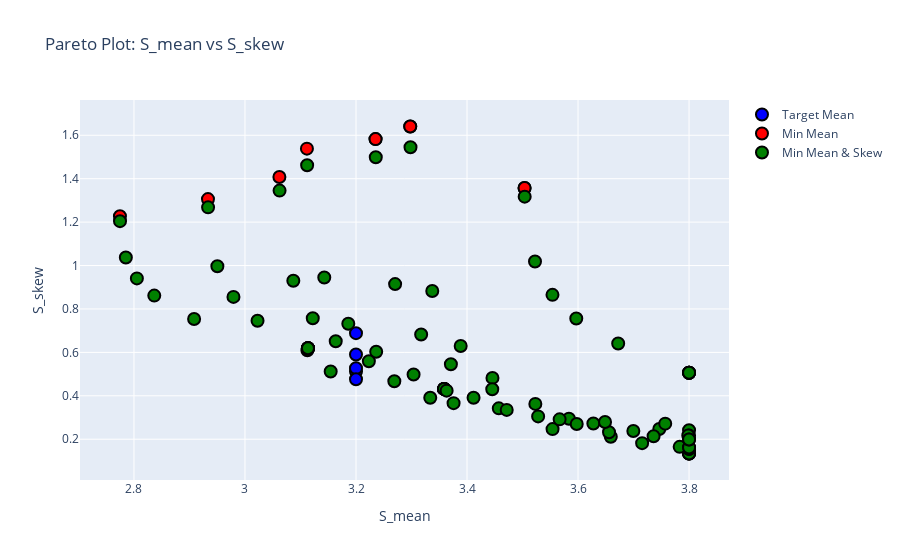

This figure's notebook cell:
### Markdown cell above
### pareto plot of all 3 versions

### Code cell
pareto_plot([solutions1, solutions2, solutions3], labels=['Target Mean', 'Min Mean', 'Min Mean & Skew'])

### Figure 1 — Plotly figure (JSON) as saved in the notebook; plotly's stock layout.template omitted (floating-point values rounded to 4 significant figures)
{"data": [{"hoverinfo": "text", "marker": {"color": "blue", "line": {"color": "black", "width": 2}, "size": 12, "symbol": "circle"}, "mode": "markers", "name": "Target Mean", "text": ["f: 1.000<br>cnt_r: 1<br>cnt_d: 1<br>alpha: None", "f: 0.536<br>cnt_r: 1<br>cnt_d: 2<br>alpha: None", "f: 0.654<br>cnt_r: 1<br>cnt_d: 3<br>alpha: None", "f: 0.441<br>cnt_r: 1<br>cnt_d: 4<br>alpha: None", "f: 0.806<br>cnt_r: 2<br>cnt_d: 4<br>alpha: None", "f: 0.906<br>cnt_r: 3<br>cnt_d: 1<br>alpha: None", "f: 0.382<br>cnt_r: 3<br>cnt_d: 2<br>alpha: None", "f: 0.434<br>cnt_r: 3<br>cnt_d: 3<br>alpha: None", "f: 0.348<br>cnt_r: 3<br>cnt_d: 4<br>alpha: None"], "type": "scatter", "x": [3.359, 3.298, 3.235, 3.2, 3.504, 3.2, 3.2, 3.2, 3.2], "y": [0.4318, 1.64, 1.582, 0.5117, 1.357, 0.5268, 0.6885, 0.5902, 0.4764]}, {"hoverinfo": "text", "marker": {"color": "red", "line": {"color": "black", "width": 2}, "size": 12, "symbol": "circle"}, "mode": "markers", "name": "Min Mean", "text": ["f: 1.000<br>cnt_r: 1<br>cnt_d: 1<br>alpha: None", "f: 0.536<br>cnt_r: 1<br>cnt_d: 2<br>alpha: None", "f: 0.654<br>cnt_r: 1<br>cnt_d: 3<br>alpha: None", "f: 0.669<br>cnt_r: 1<br>cnt_d: 4<br>alpha: None", "f: 0.806<br>cnt_r: 2<br>cnt_d: 4<br>alpha: None", "f: 1.000<br>cnt_r: 3<br>cnt_d: 1<br>alpha: None", "f: 0.501<br>cnt_r: 3<br>cnt_d: 2<br>alpha: None", "f: 0.610<br>cnt_r: 3<br>cnt_d: 3<br>alpha: None", "f: 0.627<br>cnt_r: 3<br>cnt_d: 4<br>alpha: None"], "type": "scatter", "x": [3.359, 3.298, 3.235, 2.933, 3.504, 3.113, 3.112, 3.062, 2.775], "y": [0.4318, 1.64, 1.582, 1.306, 1.357, 0.6192, 1.538, 1.408, 1.227]}, {"hoverinfo": "text", "marker": {"color": "green", "line": {"color": "black", "width": 2}, "size": 12, "symbol": "circle"}, "mode": "markers", "name": "Min Mean & Skew", "text": ["f: 0.650<br>cnt_r: 1<br>cnt_d: 1<br>alpha: 0.01", "f: 0.650<br>cnt_r: 1<br>cnt_d: 1<br>alpha: 0.11888888888888888", "f: 0.650<br>cnt_r: 1<br>cnt_d: 1<br>alpha: 0.22777777777777777", "f: 0.746<br>cnt_r: 1<br>cnt_d: 1<br>alpha: 0.33666666666666667", "f: 0.906<br>cnt_r: 1<br>cnt_d: 1<br>alpha: 0.44555555555555554", "f: 1.000<br>cnt_r: 1<br>cnt_d: 1<br>alpha: 0.5544444444444444", "f: 1.000<br>cnt_r: 1<br>cnt_d: 1<br>alpha: 0.6633333333333333", "f: 1.000<br>cnt_r: 1<br>cnt_d: 1<br>alpha: 0.7722222222222221", "f: 1.000<br>cnt_r: 1<br>cnt_d: 1<br>alpha: 0.8811111111111111", "f: 1.000<br>cnt_r: 1<br>cnt_d: 1<br>alpha: 0.99", "f: 0.251<br>cnt_r: 1<br>cnt_d: 2<br>alpha: 0.01", "f: 0.251<br>cnt_r: 1<br>cnt_d: 2<br>alpha: 0.11888888888888888", "f: 0.251<br>cnt_r: 1<br>cnt_d: 2<br>alpha: 0.22777777777777777", "f: 0.251<br>cnt_r: 1<br>cnt_d: 2<br>alpha: 0.33666666666666667", "f: 0.294<br>cnt_r: 1<br>cnt_d: 2<br>alpha: 0.44555555555555554", "f: 0.342<br>cnt_r: 1<br>cnt_d: 2<br>alpha: 0.5544444444444444", "f: 0.378<br>cnt_r: 1<br>cnt_d: 2<br>alpha: 0.6633333333333333", "f: 0.411<br>cnt_r: 1<br>cnt_d: 2<br>alpha: 0.7722222222222221", "f: 0.452<br>cnt_r: 1<br>cnt_d: 2<br>alpha: 0.8811111111111111", "f: 0.526<br>cnt_r: 1<br>cnt_d: 2<br>alpha: 0.99", "f: 0.295<br>cnt_r: 1<br>cnt_d: 3<br>alpha: 0.01", "f: 0.295<br>cnt_r: 1<br>cnt_d: 3<br>alpha: 0.11888888888888888", "f: 0.295<br>cnt_r: 1<br>cnt_d: 3<br>alpha: 0.22777777777777777", "f: 0.300<br>cnt_r: 1<br>cnt_d: 3<br>alpha: 0.33666666666666667", "f: 0.370<br>cnt_r: 1<br>cnt_d: 3<br>alpha: 0.44555555555555554", "f: 0.431<br>cnt_r: 1<br>cnt_d: 3<br>alpha: 0.5544444444444444", "f: 0.473<br>cnt_r: 1<br>cnt_d: 3<br>alpha: 0.6633333333333333", "f: 0.512<br>cnt_r: 1<br>cnt_d: 3<br>alpha: 0.7722222222222221", "f: 0.560<br>cnt_r: 1<br>cnt_d: 3<br>alpha: 0.8811111111111111", "f: 0.643<br>cnt_r: 1<br>cnt_d: 3<br>alpha: 0.99", "f: 0.259<br>cnt_r: 1<br>cnt_d: 4<br>alpha: 0.01", "f: 0.259<br>cnt_r: 1<br>cnt_d: 4<br>alpha: 0.11888888888888888", "f: 0.280<br>cnt_r: 1<br>cnt_d: 4<br>alpha: 0.22777777777777777", "f: 0.323<br>cnt_r: 1<br>cnt_d: 4<br>alpha: 0.33666666666666667", "f: 0.391<br>cnt_r: 1<br>cnt_d: 4<br>alpha: 0.44555555555555554", "f: 0.481<br>cnt_r: 1<br>cnt_d: 4<br>alpha: 0.5544444444444444", "f: 0.535<br>cnt_r: 1<br>cnt_d: 4<br>alpha: 0.6633333333333333", "f: 0.573<br>cnt_r: 1<br>cnt_d: 4<br>alpha: 0.7722222222222221", "f: 0.610<br>cnt_r: 1<br>cnt_d: 4<br>alpha: 0.8811111111111111", "f: 0.663<br>cnt_r: 1<br>cnt_d: 4<br>alpha: 0.99", "f: 0.543<br>cnt_r: 2<br>cnt_d: 4<br>alpha: 0.01", "f: 0.543<br>cnt_r: 2<br>cnt_d: 4<br>alpha: 0.11888888888888888", "f: 0.543<br>cnt_r: 2<br>cnt_d: 4<br>alpha: 0.22777777777777777", "f: 0.543<br>cnt_r: 2<br>cnt_d: 4<br>alpha: 0.33666666666666667", "f: 0.543<br>cnt_r: 2<br>cnt_d: 4<br>alpha: 0.44555555555555554", "f: 0.606<br>cnt_r: 2<br>cnt_d: 4<br>alpha: 0.5544444444444444", "f: 0.657<br>cnt_r: 2<br>cnt_d: 4<br>alpha: 0.6633333333333333", "f: 0.696<br>cnt_r: 2<br>cnt_d: 4<br>alpha: 0.7722222222222221", "f: 0.738<br>cnt_r: 2<br>cnt_d: 4<br>alpha: 0.8811111111111111", "f: 0.799<br>cnt_r: 2<br>cnt_d: 4<br>alpha: 0.99", "f: 0.474<br>cnt_r: 3<br>cnt_d: 1<br>alpha: 0.01", "f: 0.506<br>cnt_r: 3<br>cnt_d: 1<br>alpha: 0.11888888888888888", "f: 0.579<br>cnt_r: 3<br>cnt_d: 1<br>alpha: 0.22777777777777777", "f: 0.683<br>cnt_r: 3<br>cnt_d: 1<br>alpha: 0.33666666666666667", "f: 0.841<br>cnt_r: 3<br>cnt_d: 1<br>alpha: 0.44555555555555554", "f: 1.000<br>cnt_r: 3<br>cnt_d: 1<br>alpha: 0.5544444444444444", "f: 1.000<br>cnt_r: 3<br>cnt_d: 1<br>alpha: 0.6633333333333333", "f: 1.000<br>cnt_r: 3<br>cnt_d: 1<br>alpha: 0.7722222222222221", "f: 1.000<br>cnt_r: 3<br>cnt_d: 1<br>alpha: 0.8811111111111111", "f: 1.000<br>cnt_r: 3<br>cnt_d: 1<br>alpha: 0.99", "f: 0.180<br>cnt_r: 3<br>cnt_d: 2<br>alpha: 0.01", "f: 0.180<br>cnt_r: 3<br>cnt_d: 2<br>alpha: 0.11888888888888888", "f: 0.204<br>cnt_r: 3<br>cnt_d: 2<br>alpha: 0.22777777777777777", "f: 0.239<br>cnt_r: 3<br>cnt_d: 2<br>alpha: 0.33666666666666667", "f: 0.286<br>cnt_r: 3<br>cnt_d: 2<br>alpha: 0.44555555555555554", "f: 0.328<br>cnt_r: 3<br>cnt_d: 2<br>alpha: 0.5544444444444444", "f: 0.360<br>cnt_r: 3<br>cnt_d: 2<br>alpha: 0.6633333333333333", "f: 0.391<br>cnt_r: 3<br>cnt_d: 2<br>alpha: 0.7722222222222221", "f: 0.429<br>cnt_r: 3<br>cnt_d: 2<br>alpha: 0.8811111111111111", "f: 0.493<br>cnt_r: 3<br>cnt_d: 2<br>alpha: 0.99", "f: 0.213<br>cnt_r: 3<br>cnt_d: 3<br>alpha: 0.01", "f: 0.213<br>cnt_r: 3<br>cnt_d: 3<br>alpha: 0.11888888888888888", "f: 0.230<br>cnt_r: 3<br>cnt_d: 3<br>alpha: 0.22777777777777777", "f: 0.271<br>cnt_r: 3<br>cnt_d: 3<br>alpha: 0.33666666666666667", "f: 0.354<br>cnt_r: 3<br>cnt_d: 3<br>alpha: 0.44555555555555554", "f: 0.420<br>cnt_r: 3<br>cnt_d: 3<br>alpha: 0.5544444444444444", "f: 0.459<br>cnt_r: 3<br>cnt_d: 3<br>alpha: 0.6633333333333333", "f: 0.493<br>cnt_r: 3<br>cnt_d: 3<br>alpha: 0.7722222222222221", "f: 0.534<br>cnt_r: 3<br>cnt_d: 3<br>alpha: 0.8811111111111111", "f: 0.602<br>cnt_r: 3<br>cnt_d: 3<br>alpha: 0.99", "f: 0.200<br>cnt_r: 3<br>cnt_d: 4<br>alpha: 0.01", "f: 0.225<br>cnt_r: 3<br>cnt_d: 4<br>alpha: 0.11888888888888888", "f: 0.255<br>cnt_r: 3<br>cnt_d: 4<br>alpha: 0.22777777777777777", "f: 0.295<br>cnt_r: 3<br>cnt_d: 4<br>alpha: 0.33666666666666667", "f: 0.363<br>cnt_r: 3<br>cnt_d: 4<br>alpha: 0.44555555555555554", "f: 0.469<br>cnt_r: 3<br>cnt_d: 4<br>alpha: 0.5544444444444444", "f: 0.518<br>cnt_r: 3<br>cnt_d: 4<br>alpha: 0.6633333333333333", "f: 0.550<br>cnt_r: 3<br>cnt_d: 4<br>alpha: 0.7722222222222221", "f: 0.581<br>cnt_r: 3<br>cnt_d: 4<br>alpha: 0.8811111111111111", "f: 0.622<br>cnt_r: 3<br>cnt_d: 4<br>alpha: 0.99"], "type": "scatter", "x": [3.8, 3.8, 3.8, 3.659, 3.457, 3.359, 3.359, 3.359, 3.359, 3.359, 3.8, 3.8, 3.8, 3.8, 3.656, 3.523, 3.446, 3.389, 3.337, 3.298, 3.8, 3.8, 3.8, 3.783, 3.584, 3.445, 3.371, 3.317, 3.27, 3.236, 3.8, 3.8, 3.715, 3.554, 3.334, 3.112, 3.023, 2.979, 2.95, 2.934, 3.8, 3.8, 3.8, 3.8, 3.8, 3.672, 3.597, 3.554, 3.522, 3.504, 3.8, 3.746, 3.628, 3.472, 3.269, 3.113, 3.113, 3.113, 3.113, 3.113, 3.8, 3.799, 3.7, 3.567, 3.412, 3.304, 3.236, 3.186, 3.143, 3.112, 3.8, 3.8, 3.736, 3.598, 3.363, 3.223, 3.163, 3.122, 3.087, 3.062, 3.757, 3.649, 3.528, 3.376, 3.154, 2.908, 2.837, 2.805, 2.785, 2.775], "y": [0.1531, 0.1531, 0.1531, 0.2113, 0.3421, 0.4318, 0.4318, 0.4318, 0.4318, 0.4318, 0.1342, 0.1342, 0.1342, 0.1342, 0.2319, 0.3627, 0.4823, 0.6293, 0.883, 1.545, 0.1564, 0.1564, 0.1564, 0.1648, 0.2942, 0.4298, 0.5451, 0.6825, 0.9146, 1.499, 0.1615, 0.1615, 0.1819, 0.2466, 0.3908, 0.6094, 0.7457, 0.8555, 0.9965, 1.268, 0.5063, 0.5063, 0.5063, 0.5063, 0.5063, 0.6406, 0.756, 0.865, 1.019, 1.317, 0.2417, 0.247, 0.2725, 0.3351, 0.4668, 0.6192, 0.6192, 0.6192, 0.6192, 0.6192, 0.2167, 0.2169, 0.2381, 0.2915, 0.3913, 0.4982, 0.6026, 0.7315, 0.945, 1.462, 0.1986, 0.1986, 0.214, 0.27, 0.4238, 0.5592, 0.6513, 0.7572, 0.9301, 1.345, 0.2717, 0.2793, 0.3051, 0.3662, 0.5118, 0.7535, 0.8616, 0.9408, 1.037, 1.204]}], "layout": {"showlegend": true, "title": {"text": "Pareto Plot: S_mean vs S_skew"}, "xaxis": {"title": {"text": "S_mean"}}, "yaxis": {"title": {"text": "S_skew"}}}}
